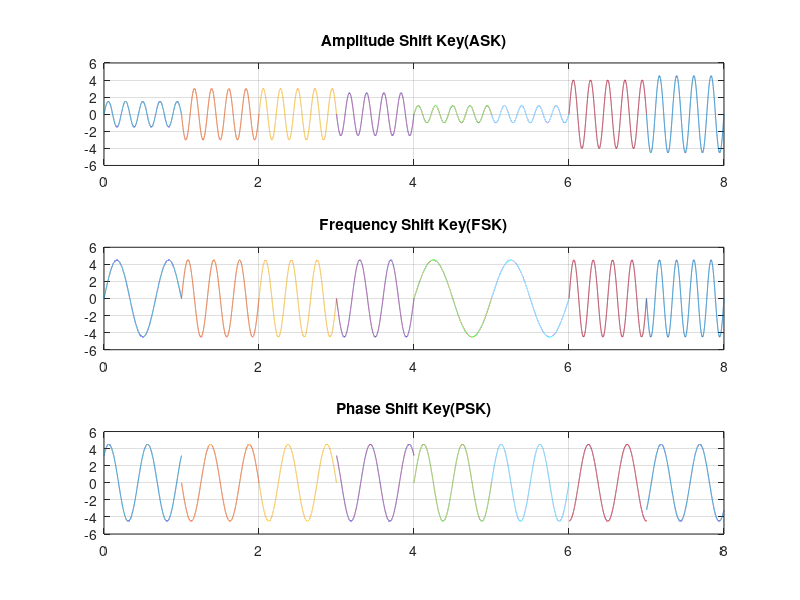

The MATLAB source for this figure:
f=4.5;
x=[0 0 1 1 0 0 1 0 0 0 1 1 0 0 0 0 0 0 1 1 0 1 1 1];
n=length(x); 
i=1;

while i<n+1
    t=(i-1)/3:0.0001:(i+2)/3;
    if (x(i)== 0 && x(i+1) == 0 && x(i+2) == 0)
        ask=1*sin(2*pi*f*t);
        fsk=4.5*sin(2*pi*1*t);
        psk=4.5*sin(2*pi*2*t);
    elseif (x(i)== 0 && x(i+1) == 0 && x(i+2) == 1)
        ask=1.5*sin(2*pi*f*t);
        fsk=4.5*sin(2*pi*1.5*t);
        psk=4.5*sin(2*pi*2*t+(pi/4));
    elseif (x(i)== 0 && x(i+1) == 1 && x(i+2) == 0)
        ask=2*sin(2*pi*f*t);
        fsk=4.5*sin(2*pi*2*t);
        psk=4.5*sin(2*pi*2*t+(pi/2));
    elseif (x(i)== 0 && x(i+1) == 1 && x(i+2) == 1)
        ask=2.5*sin(2*pi*f*t);
        fsk=4.5*sin(2*pi*2.5*t);
        psk=4.5*sin(2*pi*2*t+(3*pi/4));
    elseif (x(i)== 1 && x(i+1) == 0 && x(i+2) == 0)
        ask=3*sin(2*pi*f*t);
        fsk=4.5*sin(2*pi*3*t);
        psk=4.5*sin(2*pi*2*t+pi);
    elseif (x(i)== 1 && x(i+1) == 0 && x(i+2) == 1)
        ask=3.5*sin(2*pi*f*t);
        fsk=4.5*sin(2*pi*3.5*t);
        psk=4.5*sin(2*pi*2*t+(5*pi/4));
    elseif (x(i)== 1 && x(i+1) == 1 && x(i+2) == 0) 
        ask=4*sin(2*pi*f*t);
        fsk=4.5*sin(2*pi*4*t);
        psk=4.5*sin(2*pi*2*t+(3*pi/2));
    elseif (x(i)== 1 && x(i+1) == 1 && x(i+2) == 1)
        ask=4.5*sin(2*pi*f*t);
        fsk=4.5*sin(2*pi*4.5*t);
        psk=4.5*sin(2*pi*2*t+(7*pi/4));
    end
    
    subplot(3,1,1);
    plot(t,ask);
    hold on;
    grid on;
    title('Amplitude Shift Key(ASK)');

    subplot(3,1,2);
    plot(t,fsk);
    hold on;
    grid on;
    title('Frequency Shift Key(FSK)');

    subplot(3,1,3);
    plot(t,psk);
    hold on;
    grid on;
    title('Phase Shift Key(PSK)');
    i=i+3;
end

